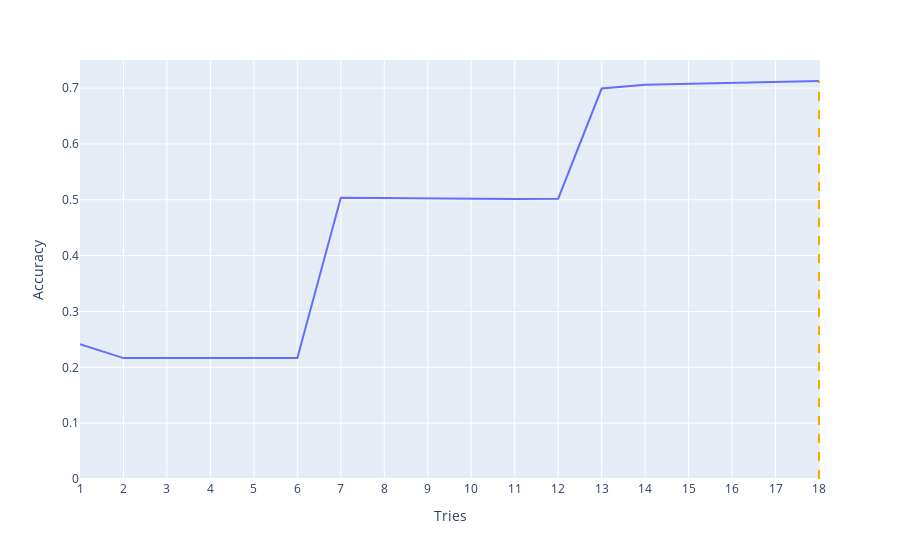

Notebook cell for this chart:
### Code cell
# plot metrics
plot_crossval_metrics(nb_cvModel.avgMetrics)

### Figure 1 — Plotly figure (JSON) as saved in the notebook; plotly's stock layout.template omitted (floating-point values rounded to 4 significant figures)
{"data": [{"hovertemplate": "Tries=%{x}<br>Accuracy=%{y}<extra></extra>", "legendgroup": "", "line": {"color": "#636efa", "dash": "solid"}, "mode": "lines", "name": "", "orientation": "v", "showlegend": false, "type": "scatter", "x": [1, 2, 3, 4, 5, 6, 7, 8, 9, 10, 11, 12, 13, 14, 15, 16, 17, 18], "xaxis": "x", "y": [0.2413, 0.2165, 0.2165, 0.2165, 0.2165, 0.2165, 0.5039, 0.503, 0.503, 0.5021, 0.5012, 0.502, 0.6993, 0.7059, 0.7075, 0.7092, 0.7119, 0.7127], "yaxis": "y"}], "layout": {"legend": {"tracegroupgap": 0}, "margin": {"t": 60}, "shapes": [{"line": {"color": "Orange", "dash": "dash"}, "type": "line", "x0": 18, "x1": 18, "y0": 0, "y1": 0.7127}], "xaxis": {"anchor": "y", "domain": [0, 1], "dtick": 1, "tickmode": "linear", "title": {"text": "Tries"}}, "yaxis": {"anchor": "x", "domain": [0, 1], "title": {"text": "Accuracy"}}}}
